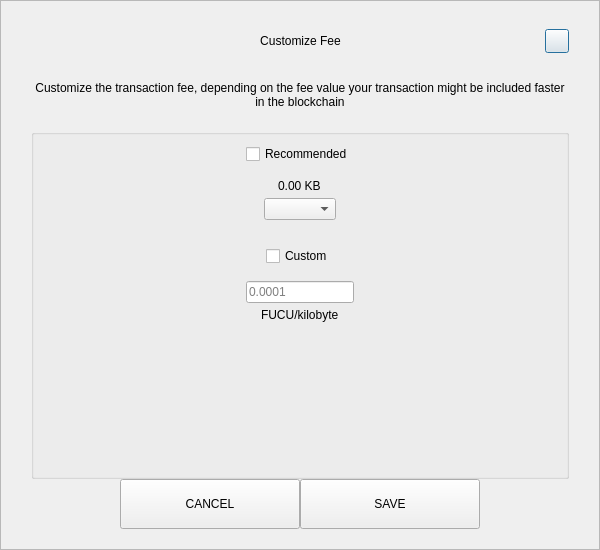
<?xml version="1.0" encoding="UTF-8"?>
<ui version="4.0">
 <class>SendCustomFeeDialog</class>
 <widget class="QDialog" name="SendCustomFeeDialog">
  <property name="geometry">
   <rect>
    <x>0</x>
    <y>0</y>
    <width>600</width>
    <height>550</height>
   </rect>
  </property>
  <property name="windowTitle">
   <string>Form</string>
  </property>
  <layout class="QVBoxLayout" name="verticalLayout_3">
   <property name="spacing">
    <number>0</number>
   </property>
   <property name="leftMargin">
    <number>0</number>
   </property>
   <property name="topMargin">
    <number>0</number>
   </property>
   <property name="rightMargin">
    <number>0</number>
   </property>
   <property name="bottomMargin">
    <number>0</number>
   </property>
   <item>
    <widget class="QFrame" name="frame">
     <property name="styleSheet">
      <string notr="true"/>
     </property>
     <property name="frameShape">
      <enum>QFrame::StyledPanel</enum>
     </property>
     <property name="frameShadow">
      <enum>QFrame::Raised</enum>
     </property>
     <layout class="QVBoxLayout" name="verticalLayout_2">
      <property name="spacing">
       <number>0</number>
      </property>
      <property name="leftMargin">
       <number>30</number>
      </property>
      <property name="topMargin">
       <number>20</number>
      </property>
      <property name="rightMargin">
       <number>30</number>
      </property>
      <property name="bottomMargin">
       <number>20</number>
      </property>
      <item>
       <layout class="QHBoxLayout" name="horizontalLayout_3">
        <property name="spacing">
         <number>0</number>
        </property>
        <item>
         <spacer name="horizontalSpacer_21">
          <property name="orientation">
           <enum>Qt::Horizontal</enum>
          </property>
          <property name="sizeHint" stdset="0">
           <size>
            <width>40</width>
            <height>20</height>
           </size>
          </property>
         </spacer>
        </item>
        <item>
         <widget class="QLabel" name="labelTitle">
          <property name="minimumSize">
           <size>
            <width>0</width>
            <height>40</height>
           </size>
          </property>
          <property name="maximumSize">
           <size>
            <width>16777215</width>
            <height>40</height>
           </size>
          </property>
          <property name="styleSheet">
           <string notr="true">padding-left:24px;</string>
          </property>
          <property name="text">
           <string>Customize Fee</string>
          </property>
          <property name="alignment">
           <set>Qt::AlignCenter</set>
          </property>
          <property name="margin">
           <number>7</number>
          </property>
         </widget>
        </item>
        <item>
         <spacer name="horizontalSpacer">
          <property name="orientation">
           <enum>Qt::Horizontal</enum>
          </property>
          <property name="sizeHint" stdset="0">
           <size>
            <width>40</width>
            <height>20</height>
           </size>
          </property>
         </spacer>
        </item>
        <item>
         <widget class="QPushButton" name="btnEsc">
          <property name="minimumSize">
           <size>
            <width>24</width>
            <height>24</height>
           </size>
          </property>
          <property name="maximumSize">
           <size>
            <width>24</width>
            <height>24</height>
           </size>
          </property>
          <property name="text">
           <string/>
          </property>
         </widget>
        </item>
       </layout>
      </item>
      <item>
       <spacer name="verticalSpacer_2">
        <property name="orientation">
         <enum>Qt::Vertical</enum>
        </property>
        <property name="sizeType">
         <enum>QSizePolicy::Fixed</enum>
        </property>
        <property name="sizeHint" stdset="0">
         <size>
          <width>20</width>
          <height>20</height>
         </size>
        </property>
       </spacer>
      </item>
      <item>
       <widget class="QLabel" name="labelMessage">
        <property name="text">
         <string>Customize the transaction fee, depending on the fee value your transaction might be included faster in the blockchain</string>
        </property>
        <property name="alignment">
         <set>Qt::AlignCenter</set>
        </property>
        <property name="wordWrap">
         <bool>true</bool>
        </property>
       </widget>
      </item>
      <item>
       <spacer name="verticalSpacer_3">
        <property name="orientation">
         <enum>Qt::Vertical</enum>
        </property>
        <property name="sizeType">
         <enum>QSizePolicy::Fixed</enum>
        </property>
        <property name="sizeHint" stdset="0">
         <size>
          <width>20</width>
          <height>20</height>
         </size>
        </property>
       </spacer>
      </item>
      <item>
       <widget class="QGroupBox" name="groupBox">
        <property name="title">
         <string/>
        </property>
        <layout class="QVBoxLayout" name="verticalLayout">
         <property name="leftMargin">
          <number>12</number>
         </property>
         <property name="rightMargin">
          <number>12</number>
         </property>
         <item>
          <layout class="QVBoxLayout" name="verticalLayout_4">
           <property name="spacing">
            <number>5</number>
           </property>
           <item alignment="Qt::AlignHCenter">
            <widget class="QCheckBox" name="checkBoxRecommended">
             <property name="text">
              <string>Recommended</string>
             </property>
            </widget>
           </item>
           <item>
            <spacer name="verticalSpacer_5">
             <property name="orientation">
              <enum>Qt::Vertical</enum>
             </property>
             <property name="sizeType">
              <enum>QSizePolicy::Fixed</enum>
             </property>
             <property name="sizeHint" stdset="0">
              <size>
               <width>20</width>
               <height>10</height>
              </size>
             </property>
            </spacer>
           </item>
           <item alignment="Qt::AlignHCenter">
            <widget class="QLabel" name="labelFee">
             <property name="text">
              <string>0.00 KB</string>
             </property>
            </widget>
           </item>
           <item alignment="Qt::AlignHCenter">
            <widget class="QComboBox" name="comboBoxRecommended"/>
           </item>
          </layout>
         </item>
         <item>
          <spacer name="verticalSpacer">
           <property name="orientation">
            <enum>Qt::Vertical</enum>
           </property>
           <property name="sizeType">
            <enum>QSizePolicy::Fixed</enum>
           </property>
           <property name="sizeHint" stdset="0">
            <size>
             <width>20</width>
             <height>20</height>
            </size>
           </property>
          </spacer>
         </item>
         <item>
          <layout class="QVBoxLayout" name="verticalLayout_5">
           <property name="spacing">
            <number>5</number>
           </property>
           <item alignment="Qt::AlignHCenter">
            <widget class="QCheckBox" name="checkBoxCustom">
             <property name="text">
              <string>Custom</string>
             </property>
            </widget>
           </item>
           <item>
            <spacer name="verticalSpacer_6">
             <property name="orientation">
              <enum>Qt::Vertical</enum>
             </property>
             <property name="sizeType">
              <enum>QSizePolicy::Fixed</enum>
             </property>
             <property name="sizeHint" stdset="0">
              <size>
               <width>20</width>
               <height>10</height>
              </size>
             </property>
            </spacer>
           </item>
           <item alignment="Qt::AlignHCenter">
            <widget class="QLineEdit" name="lineEditCustomFee">
             <property name="placeholderText">
              <string notr="true">0.0001</string>
             </property>
            </widget>
           </item>
           <item alignment="Qt::AlignHCenter">
            <widget class="QLabel" name="labelCustomFee">
             <property name="text">
              <string>FUCU/kilobyte</string>
             </property>
            </widget>
           </item>
          </layout>
         </item>
         <item>
          <spacer name="verticalSpacer_4">
           <property name="orientation">
            <enum>Qt::Vertical</enum>
           </property>
           <property name="sizeHint" stdset="0">
            <size>
             <width>20</width>
             <height>40</height>
            </size>
           </property>
          </spacer>
         </item>
        </layout>
       </widget>
      </item>
      <item>
       <layout class="QHBoxLayout" name="horizontalLayout" stretch="1,2,2,1">
        <item>
         <spacer name="horizontalSpacer1">
          <property name="orientation">
           <enum>Qt::Horizontal</enum>
          </property>
          <property name="sizeHint" stdset="0">
           <size>
            <width>40</width>
            <height>20</height>
           </size>
          </property>
         </spacer>
        </item>
        <item>
         <widget class="QPushButton" name="btnCancel">
          <property name="minimumSize">
           <size>
            <width>180</width>
            <height>50</height>
           </size>
          </property>
          <property name="focusPolicy">
           <enum>Qt::NoFocus</enum>
          </property>
          <property name="text">
           <string>CANCEL</string>
          </property>
         </widget>
        </item>
        <item>
         <widget class="QPushButton" name="btnSave">
          <property name="minimumSize">
           <size>
            <width>180</width>
            <height>50</height>
           </size>
          </property>
          <property name="focusPolicy">
           <enum>Qt::NoFocus</enum>
          </property>
          <property name="text">
           <string>SAVE</string>
          </property>
         </widget>
        </item>
        <item>
         <spacer name="horizontalSpacer_2">
          <property name="orientation">
           <enum>Qt::Horizontal</enum>
          </property>
          <property name="sizeHint" stdset="0">
           <size>
            <width>40</width>
            <height>20</height>
           </size>
          </property>
         </spacer>
        </item>
       </layout>
      </item>
     </layout>
    </widget>
   </item>
  </layout>
 </widget>
 <resources/>
 <connections/>
</ui>
